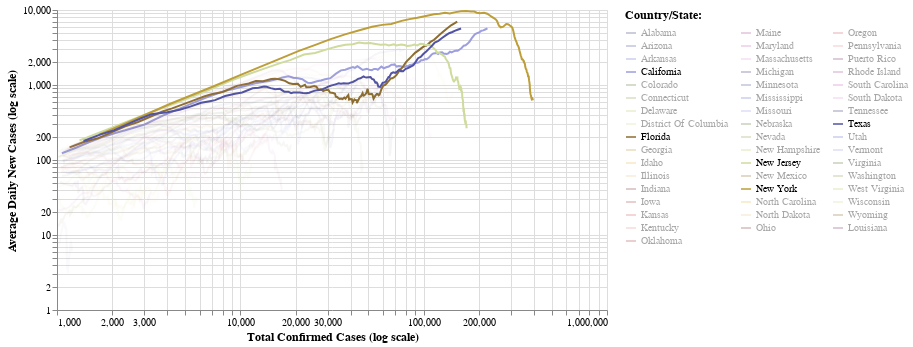

Notebook source saved alongside this figure:
### Markdown cell above
## United States of America

### Code cell
#hide_input
make_chart(df_usa)

### Figure 1 — Vega-Lite specification as saved in the notebook (floating-point values rounded to 4 significant figures; data arrays with more than 128 entries replaced by an {"elided": "..."} marker saying what was removed)
{"config": {"view": {"continuousWidth": 400, "continuousHeight": 300}, "axis": {"labelFontSize": 10, "titleFontSize": 12}, "legend": {"labelFontSize": 10, "titleFontSize": 12}}, "data": {"name": "data-65b77bde7b8d7a51581daf6f541ddd7e"}, "mark": "line", "encoding": {"color": {"type": "nominal", "field": "country", "legend": {"columns": 3, "symbolLimit": 49, "title": "Country/State:"}, "scale": {"scheme": "category20b"}}, "opacity": {"condition": {"value": 1, "selection": "selector001"}, "value": 0.05}, "tooltip": [{"type": "nominal", "field": "country"}, {"type": "temporal", "field": "date"}, {"type": "quantitative", "field": "confirmed"}, {"type": "quantitative", "field": "daily_new_abs"}, {"type": "quantitative", "field": "daily_new_avg"}], "x": {"type": "quantitative", "field": "confirmed", "scale": {"type": "log"}, "title": "Total Confirmed Cases (log scale)"}, "y": {"type": "quantitative", "field": "daily_new_avg", "scale": {"type": "log"}, "title": "Average Daily New Cases (log scale)"}}, "selection": {"selector001": {"type": "multi", "bind": "legend", "fields": ["country"], "init": [{"country": "New York"}, {"country": "California"}, {"country": "New Jersey"}, {"country": "Texas"}, {"country": "Florida"}]}}, "width": 550, "$schema": "https://vega.github.io/schema/vega-lite/v4.8.1.json", "datasets": {"data-65b77bde7b8d7a51581daf6f541ddd7e": {"elided": "4304 records"}}}
